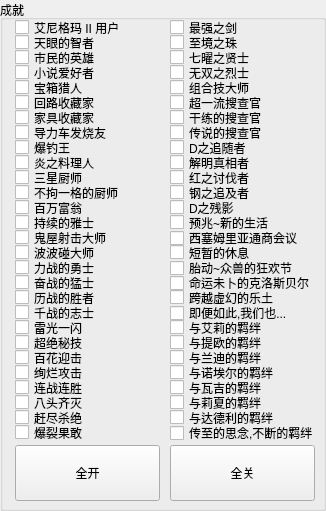
     <widget class="QGroupBox" name="groupBox_achievement">
      <property name="geometry">
       <rect>
        <x>5</x>
        <y>5</y>
        <width>326</width>
        <height>511</height>
       </rect>
      </property>
      <property name="title">
       <string>成就</string>
      </property>
      <widget class="QCheckBox" name="checkBox_ainigema2yonghu">
       <property name="geometry">
        <rect>
         <x>15</x>
         <y>20</y>
         <width>120</width>
         <height>15</height>
        </rect>
       </property>
       <property name="text">
        <string>艾尼格玛 II 用户</string>
       </property>
      </widget>
      <widget class="QCheckBox" name="checkBox_bujuyigedechushi">
       <property name="geometry">
        <rect>
         <x>15</x>
         <y>185</y>
         <width>120</width>
         <height>15</height>
        </rect>
       </property>
       <property name="text">
        <string>不拘一格的厨师</string>
       </property>
      </widget>
      <widget class="QCheckBox" name="checkBox_baodiaowang">
       <property name="geometry">
        <rect>
         <x>15</x>
         <y>140</y>
         <width>120</width>
         <height>15</height>
        </rect>
       </property>
       <property name="text">
        <string>爆钓王</string>
       </property>
      </widget>
      <widget class="QCheckBox" name="checkBox_shiminyingxiong">
       <property name="geometry">
        <rect>
         <x>15</x>
         <y>50</y>
         <width>120</width>
         <height>15</height>
        </rect>
       </property>
       <property name="text">
        <string>市民的英雄</string>
       </property>
      </widget>
      <widget class="QCheckBox" name="checkBox_yanzhiliaoliren">
       <property name="geometry">
        <rect>
         <x>15</x>
         <y>155</y>
         <width>120</width>
         <height>15</height>
        </rect>
       </property>
       <property name="text">
        <string>炎之料理人</string>
       </property>
      </widget>
      <widget class="QCheckBox" name="checkBox_baiwanfuweng">
       <property name="geometry">
        <rect>
         <x>15</x>
         <y>200</y>
         <width>120</width>
         <height>15</height>
        </rect>
       </property>
       <property name="text">
        <string>百万富翁</string>
       </property>
      </widget>
      <widget class="QCheckBox" name="checkBox_jiajushoucangjia">
       <property name="geometry">
        <rect>
         <x>15</x>
         <y>110</y>
         <width>120</width>
         <height>15</height>
        </rect>
       </property>
       <property name="text">
        <string>家具收藏家</string>
       </property>
      </widget>
      <widget class="QCheckBox" name="checkBox_guiwushejidashi">
       <property name="geometry">
        <rect>
         <x>15</x>
         <y>230</y>
         <width>120</width>
         <height>15</height>
        </rect>
       </property>
       <property name="text">
        <string>鬼屋射击大师</string>
       </property>
      </widget>
      <widget class="QCheckBox" name="checkBox_chixudeyashi">
       <property name="geometry">
        <rect>
         <x>15</x>
         <y>215</y>
         <width>120</width>
         <height>15</height>
        </rect>
       </property>
       <property name="text">
        <string>持续的雅士</string>
       </property>
      </widget>
      <widget class="QCheckBox" name="checkBox_xiaoshuoaihaozhe">
       <property name="geometry">
        <rect>
         <x>15</x>
         <y>65</y>
         <width>120</width>
         <height>15</height>
        </rect>
       </property>
       <property name="text">
        <string>小说爱好者</string>
       </property>
      </widget>
      <widget class="QCheckBox" name="checkBox_huilushoucangjia">
       <property name="geometry">
        <rect>
         <x>15</x>
         <y>95</y>
         <width>120</width>
         <height>15</height>
        </rect>
       </property>
       <property name="text">
        <string>回路收藏家</string>
       </property>
      </widget>
      <widget class="QCheckBox" name="checkBox_baoxianglieren">
       <property name="geometry">
        <rect>
         <x>15</x>
         <y>80</y>
         <width>120</width>
         <height>15</height>
        </rect>
       </property>
       <property name="text">
        <string>宝箱猎人</string>
       </property>
      </widget>
      <widget class="QCheckBox" name="checkBox_daolichefashaoyou">
       <property name="geometry">
        <rect>
         <x>15</x>
         <y>125</y>
         <width>120</width>
         <height>15</height>
        </rect>
       </property>
       <property name="text">
        <string>导力车发烧友</string>
       </property>
      </widget>
      <widget class="QCheckBox" name="checkBox_tianyandezhizhe">
       <property name="geometry">
        <rect>
         <x>15</x>
         <y>35</y>
         <width>120</width>
         <height>15</height>
        </rect>
       </property>
       <property name="text">
        <string>天眼的智者</string>
       </property>
      </widget>
      <widget class="QCheckBox" name="checkBox_sanxingchushi">
       <property name="geometry">
        <rect>
         <x>15</x>
         <y>170</y>
         <width>120</width>
         <height>15</height>
        </rect>
       </property>
       <property name="text">
        <string>三星厨师</string>
       </property>
      </widget>
      <widget class="QCheckBox" name="checkBox_batouqimie">
       <property name="geometry">
        <rect>
         <x>15</x>
         <y>395</y>
         <width>120</width>
         <height>15</height>
        </rect>
       </property>
       <property name="text">
        <string>八头齐灭</string>
       </property>
      </widget>
      <widget class="QCheckBox" name="checkBox_chaojuemiji">
       <property name="geometry">
        <rect>
         <x>15</x>
         <y>335</y>
         <width>120</width>
         <height>15</height>
        </rect>
       </property>
       <property name="text">
        <string>超绝秘技</string>
       </property>
      </widget>
      <widget class="QCheckBox" name="checkBox_lizhandeyongshi">
       <property name="geometry">
        <rect>
         <x>15</x>
         <y>260</y>
         <width>120</width>
         <height>15</height>
        </rect>
       </property>
       <property name="text">
        <string>力战的勇士</string>
       </property>
      </widget>
      <widget class="QCheckBox" name="checkBox_ganjinshajue">
       <property name="geometry">
        <rect>
         <x>15</x>
         <y>410</y>
         <width>120</width>
         <height>15</height>
        </rect>
       </property>
       <property name="text">
        <string>赶尽杀绝</string>
       </property>
      </widget>
      <widget class="QCheckBox" name="checkBox_leiguangyishan">
       <property name="geometry">
        <rect>
         <x>15</x>
         <y>320</y>
         <width>120</width>
         <height>15</height>
        </rect>
       </property>
       <property name="text">
        <string>雷光一闪</string>
       </property>
      </widget>
      <widget class="QCheckBox" name="checkBox_lizhandeshengzhe">
       <property name="geometry">
        <rect>
         <x>15</x>
         <y>290</y>
         <width>120</width>
         <height>15</height>
        </rect>
       </property>
       <property name="text">
        <string>历战的胜者</string>
       </property>
      </widget>
      <widget class="QCheckBox" name="checkBox_baihuayingji">
       <property name="geometry">
        <rect>
         <x>15</x>
         <y>350</y>
         <width>120</width>
         <height>15</height>
        </rect>
       </property>
       <property name="text">
        <string>百花迎击</string>
       </property>
      </widget>
      <widget class="QCheckBox" name="checkBox_zuiqiangzhijian">
       <property name="geometry">
        <rect>
         <x>170</x>
         <y>20</y>
         <width>120</width>
         <height>15</height>
        </rect>
       </property>
       <property name="text">
        <string>最强之剑</string>
       </property>
      </widget>
      <widget class="QCheckBox" name="checkBox_xuanlangongji">
       <property name="geometry">
        <rect>
         <x>15</x>
         <y>365</y>
         <width>120</width>
         <height>15</height>
        </rect>
       </property>
       <property name="text">
        <string>绚烂攻击</string>
       </property>
      </widget>
      <widget class="QCheckBox" name="checkBox_bobopengdashi">
       <property name="geometry">
        <rect>
         <x>15</x>
         <y>245</y>
         <width>120</width>
         <height>15</height>
        </rect>
       </property>
       <property name="text">
        <string>波波碰大师</string>
       </property>
      </widget>
      <widget class="QCheckBox" name="checkBox_zhijingzhizhu">
       <property name="geometry">
        <rect>
         <x>170</x>
         <y>35</y>
         <width>120</width>
         <height>15</height>
        </rect>
       </property>
       <property name="text">
        <string>至境之珠</string>
       </property>
      </widget>
      <widget class="QCheckBox" name="checkBox_baolieguogan">
       <property name="geometry">
        <rect>
         <x>15</x>
         <y>425</y>
         <width>120</width>
         <height>15</height>
        </rect>
       </property>
       <property name="text">
        <string>爆裂果敢</string>
       </property>
      </widget>
      <widget class="QCheckBox" name="checkBox_fenzhandemengshi">
       <property name="geometry">
        <rect>
         <x>15</x>
         <y>275</y>
         <width>120</width>
         <height>15</height>
        </rect>
       </property>
       <property name="text">
        <string>奋战的猛士</string>
       </property>
      </widget>
      <widget class="QCheckBox" name="checkBox_lianzhanliansheng">
       <property name="geometry">
        <rect>
         <x>15</x>
         <y>380</y>
         <width>120</width>
         <height>15</height>
        </rect>
       </property>
       <property name="text">
        <string>连战连胜</string>
       </property>
      </widget>
      <widget class="QCheckBox" name="checkBox_qianzhandezhishi">
       <property name="geometry">
        <rect>
         <x>15</x>
         <y>305</y>
         <width>120</width>
         <height>15</height>
        </rect>
       </property>
       <property name="text">
        <string>千战的志士</string>
       </property>
      </widget>
      <widget class="QCheckBox" name="checkBox_qiyaozhixianshi">
       <property name="geometry">
        <rect>
         <x>170</x>
         <y>50</y>
         <width>120</width>
         <height>15</height>
        </rect>
       </property>
       <property name="text">
        <string>七曜之贤士</string>
       </property>
      </widget>
      <widget class="QCheckBox" name="checkBox_yudadelidejiban">
       <property name="geometry">
        <rect>
         <x>170</x>
         <y>410</y>
         <width>120</width>
         <height>15</height>
        </rect>
       </property>
       <property name="text">
        <string>与达德利的羁绊</string>
       </property>
      </widget>
      <widget class="QCheckBox" name="checkBox_wushuangzhilieshi">
       <property name="geometry">
        <rect>
         <x>170</x>
         <y>65</y>
         <width>120</width>
         <height>15</height>
        </rect>
       </property>
       <property name="text">
        <string>无双之烈士</string>
       </property>
      </widget>
      <widget class="QCheckBox" name="checkBox_yutioudejiban">
       <property name="geometry">
        <rect>
         <x>170</x>
         <y>335</y>
         <width>120</width>
         <height>15</height>
        </rect>
       </property>
       <property name="text">
        <string>与提欧的羁绊</string>
       </property>
      </widget>
      <widget class="QCheckBox" name="checkBox_ganliandesouchaguan">
       <property name="geometry">
        <rect>
         <x>170</x>
         <y>110</y>
         <width>120</width>
         <height>15</height>
        </rect>
       </property>
       <property name="text">
        <string>干练的搜查官</string>
       </property>
      </widget>
      <widget class="QCheckBox" name="checkBox_dzhizhuisuizhe">
       <property name="geometry">
        <rect>
         <x>170</x>
         <y>140</y>
         <width>120</width>
         <height>15</height>
        </rect>
       </property>
       <property name="text">
        <string>D之追随者</string>
       </property>
      </widget>
      <widget class="QCheckBox" name="checkBox_chaoyiliusouchaguan">
       <property name="geometry">
        <rect>
         <x>170</x>
         <y>95</y>
         <width>120</width>
         <height>15</height>
        </rect>
       </property>
       <property name="text">
        <string>超一流搜查官</string>
       </property>
      </widget>
      <widget class="QCheckBox" name="checkBox_yulixiadejiban">
       <property name="geometry">
        <rect>
         <x>170</x>
         <y>395</y>
         <width>120</width>
         <height>15</height>
        </rect>
       </property>
       <property name="text">
        <string>与莉夏的羁绊</string>
       </property>
      </widget>
      <widget class="QCheckBox" name="checkBox_yunuoaierdejiban">
       <property name="geometry">
        <rect>
         <x>170</x>
         <y>365</y>
         <width>120</width>
         <height>15</height>
        </rect>
       </property>
       <property name="text">
        <string>与诺埃尔的羁绊</string>
       </property>
      </widget>
      <widget class="QCheckBox" name="checkBox_gangzhizhuisuizhe">
       <property name="geometry">
        <rect>
         <x>170</x>
         <y>185</y>
         <width>120</width>
         <height>15</height>
        </rect>
       </property>
       <property name="text">
        <string>钢之追及者</string>
       </property>
      </widget>
      <widget class="QCheckBox" name="checkBox_taidong_zhongshoudekuanghuanjie">
       <property name="geometry">
        <rect>
         <x>170</x>
         <y>260</y>
         <width>126</width>
         <height>16</height>
        </rect>
       </property>
       <property name="text">
        <string>胎动~众兽的狂欢节</string>
       </property>
      </widget>
      <widget class="QCheckBox" name="checkBox_xisaimuliyatongshanghuiyi">
       <property name="geometry">
        <rect>
         <x>170</x>
         <y>230</y>
         <width>131</width>
         <height>16</height>
        </rect>
       </property>
       <property name="text">
        <string>西塞姆里亚通商会议</string>
       </property>
      </widget>
      <widget class="QCheckBox" name="checkBox_chuanshuodesouchaguan">
       <property name="geometry">
        <rect>
         <x>170</x>
         <y>125</y>
         <width>120</width>
         <height>15</height>
        </rect>
       </property>
       <property name="text">
        <string>传说的搜查官</string>
       </property>
      </widget>
      <widget class="QCheckBox" name="checkBox_yuwajidejiban">
       <property name="geometry">
        <rect>
         <x>170</x>
         <y>380</y>
         <width>120</width>
         <height>15</height>
        </rect>
       </property>
       <property name="text">
        <string>与瓦吉的羁绊</string>
       </property>
      </widget>
      <widget class="QCheckBox" name="checkBox_mingyunweibudekeluosibeier">
       <property name="geometry">
        <rect>
         <x>170</x>
         <y>275</y>
         <width>146</width>
         <height>16</height>
        </rect>
       </property>
       <property name="text">
        <string>命运未卜的克洛斯贝尔</string>
       </property>
      </widget>
      <widget class="QCheckBox" name="checkBox_chuanzhidesinian_buduandejiban">
       <property name="geometry">
        <rect>
         <x>170</x>
         <y>425</y>
         <width>146</width>
         <height>16</height>
        </rect>
       </property>
       <property name="text">
        <string>传至的思念,不断的羁绊</string>
       </property>
      </widget>
      <widget class="QCheckBox" name="checkBox_yuailidejiban">
       <property name="geometry">
        <rect>
         <x>170</x>
         <y>320</y>
         <width>120</width>
         <height>15</height>
        </rect>
       </property>
       <property name="text">
        <string>与艾莉的羁绊</string>
       </property>
      </widget>
      <widget class="QCheckBox" name="checkBox_yuzhao_xindeshenghuo">
       <property name="geometry">
        <rect>
         <x>170</x>
         <y>215</y>
         <width>120</width>
         <height>15</height>
        </rect>
       </property>
       <property name="text">
        <string>预兆~新的生活</string>
       </property>
      </widget>
      <widget class="QCheckBox" name="checkBox_duanzandexiuxi">
       <property name="geometry">
        <rect>
         <x>170</x>
         <y>245</y>
         <width>120</width>
         <height>15</height>
        </rect>
       </property>
       <property name="text">
        <string>短暂的休息</string>
       </property>
      </widget>
      <widget class="QCheckBox" name="checkBox_kuayuexuhuandeletu">
       <property name="geometry">
        <rect>
         <x>170</x>
         <y>290</y>
         <width>120</width>
         <height>15</height>
        </rect>
       </property>
       <property name="text">
        <string>跨越虚幻的乐土</string>
       </property>
      </widget>
      <widget class="QCheckBox" name="checkBox_jiemingzhenxiangzhe">
       <property name="geometry">
        <rect>
         <x>170</x>
         <y>155</y>
         <width>120</width>
         <height>15</height>
        </rect>
       </property>
       <property name="text">
        <string>解明真相者</string>
       </property>
      </widget>
      <widget class="QCheckBox" name="checkBox_hongzhitaofazhe">
       <property name="geometry">
        <rect>
         <x>170</x>
         <y>170</y>
         <width>120</width>
         <height>15</height>
        </rect>
       </property>
       <property name="text">
        <string>红之讨伐者</string>
       </property>
      </widget>
      <widget class="QCheckBox" name="checkBox_zuhejidashi">
       <property name="geometry">
        <rect>
         <x>170</x>
         <y>80</y>
         <width>120</width>
         <height>15</height>
        </rect>
       </property>
       <property name="text">
        <string>组合技大师</string>
       </property>
      </widget>
      <widget class="QCheckBox" name="checkBox_yulandidejiban">
       <property name="geometry">
        <rect>
         <x>170</x>
         <y>350</y>
         <width>120</width>
         <height>15</height>
        </rect>
       </property>
       <property name="text">
        <string>与兰迪的羁绊</string>
       </property>
      </widget>
      <widget class="QCheckBox" name="checkBox_jibianruci_womenye">
       <property name="geometry">
        <rect>
         <x>170</x>
         <y>305</y>
         <width>136</width>
         <height>16</height>
        </rect>
       </property>
       <property name="text">
        <string>即便如此,我们也...</string>
       </property>
      </widget>
      <widget class="QCheckBox" name="checkBox_dzhicanying">
       <property name="geometry">
        <rect>
         <x>170</x>
         <y>200</y>
         <width>120</width>
         <height>15</height>
        </rect>
       </property>
       <property name="text">
        <string>D之残影</string>
       </property>
      </widget>
      <widget class="QPushButton" name="pushButton_achievement_get_all">
       <property name="geometry">
        <rect>
         <x>15</x>
         <y>445</y>
         <width>145</width>
         <height>56</height>
        </rect>
       </property>
       <property name="text">
        <string>全开</string>
       </property>
      </widget>
      <widget class="QPushButton" name="pushButton_achievement_clear_all">
       <property name="geometry">
        <rect>
         <x>170</x>
         <y>445</y>
         <width>145</width>
         <height>56</height>
        </rect>
       </property>
       <property name="text">
        <string>全关</string>
       </property>
      </widget>
     </widget>
